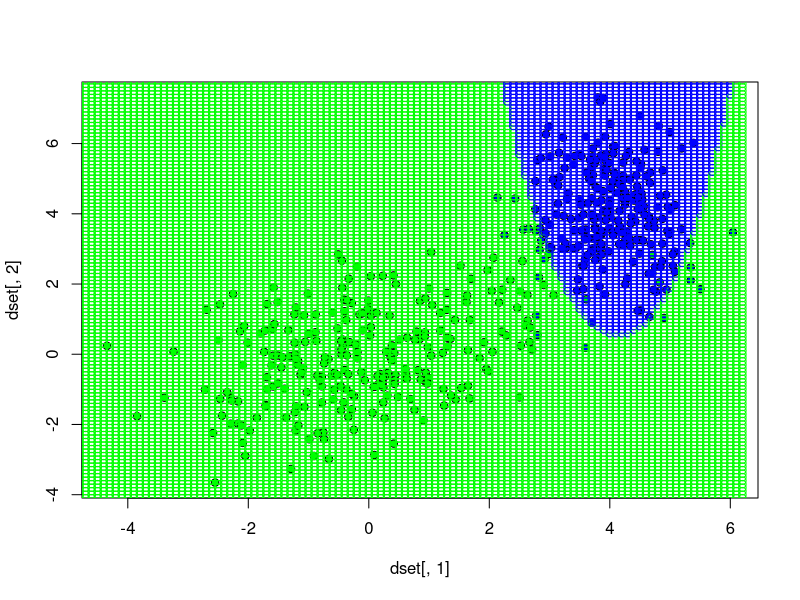

Generate this figure with R:
library(MASS)
getPriorProbabilities <- function (dset, column) {
  dsetLength <- dim(dset)[1]
  return (table(dset[, column]) / dsetLength)
}

likelihood <- function(feature, expectation, deviation) {
  return ((1 / (deviation * sqrt(2 * pi))) * exp(-((feature - expectation) ^ 2) / (2 * deviation ^ 2)))
}

# returns a probability of a given point to be in a given class
getProbability <- function(dset, classesColumn, className, point) {
  classesCount <- 0
  featuresCount <- length(point)
  dsetLength <- dim(dset)[1]
  
  prior <- getPriorProbabilities(dset, classesColumn)[className]
  lambda <- 1 # rep(1, classesCount)
  
  expectations <- array(dim = featuresCount)
  for (i in 1:featuresCount) {
    expectations[i] <- mean(dset[which(dset[, classesColumn] == className), i])
  }
  
  matr <- matrix(0, featuresCount, featuresCount)
  for (i in 1:featuresCount) {
    matr[i, ] <- sum((dset[which(dset[, classesColumn] == className), i] - expectations[i]) ^ 2) / dsetLength
  }
  deviations <- array(dim = featuresCount)
  for (i in 1:featuresCount) {
    deviations[i] <- matr[i, i]
  }
  
  # print(log(lambda * prior))
  # print(expectations)
  # print('separator')
  # print(featuresCount)
  # print(deviations)
  # print(lambda * prior)
  # print(sum(log(likelihood(point, expectations, deviations))))
  
  logOfLikelihood <- sum(log(likelihood(point, expectations, deviations)))
  
  return (log(lambda * prior) + logOfLikelihood)
}

classify <- function(point) {
  classes <- unique(dset[, 3])
  classesCount <- length(classes)
  scores <- array(dim = classesCount)
  for (i in 1:classesCount) {
    scores[i] <- getProbability(dset, 3, classes[i], point)
  }
  return(classes[which.max(scores)])
}

mu1 <- c(0, 0)
mu2 <- c(4, 4)
sig1 <- matrix(c(2, 0.9, 0.9, 2), 2, 2)
sig2 <- matrix(c(0.5, 0, 0, 2), 2, 2)
dset1 <- mvrnorm(250, mu1, sig1)
dset2 <- mvrnorm(250, mu2, sig2)
dset <- rbind(cbind(dset1, 1),cbind(dset2, 2))
plot(dset[ ,1], dset[ ,2], pch=21, bg=c("green","blue")[dset[ ,3]])


# generating map
colors <- c("1" = "green", "2" = "blue")
xs <- seq(from = -5, to = 6.2, by = 0.1)
ys <- seq(from = -4.2, to = 8, by = 0.1)

all <- length(xs) * length(ys)
progress = 1
for (i in xs) {
  for (j in ys) {
    cat("\rProcessing point", progress, "of", all)
    progress <- progress + 1
    result <- classify(c(i, j))
    points(i, j, col = colors[result], pch = 21)
  }
}
cat("\rDone.                      \n")

